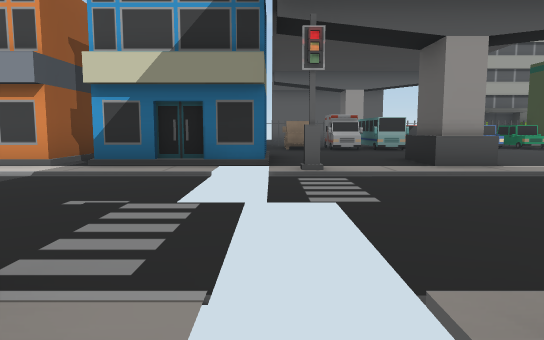
View 1 (above)

24 first-person views from a walk through a Unity game level. The camera is 1.2 m above the floor, tilts 6° down and sees 70° across. The floor is counted in squares, 2.29 m on a side. Each view is taken from the middle of a square. On the plan, view 1 faces up. The plan holds only what a view shows up to about 10 squares ahead; the rest is blank. The place goes on beyond the plan. The player character is not drawn. Door leaves are left out, so doorways stand open. Some surface patterns are stand-ins.

View 2
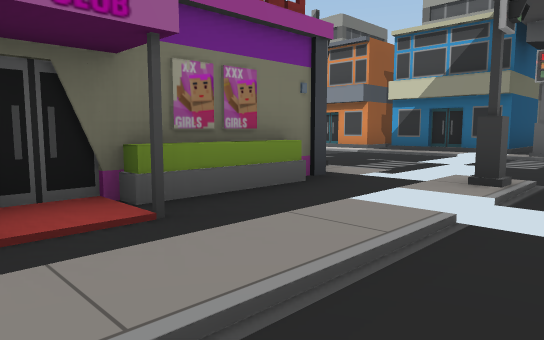

View 3
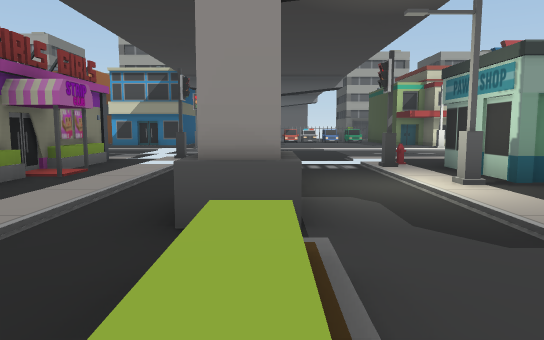

View 4
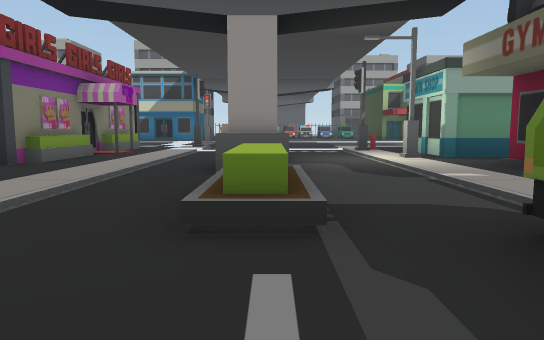

View 5
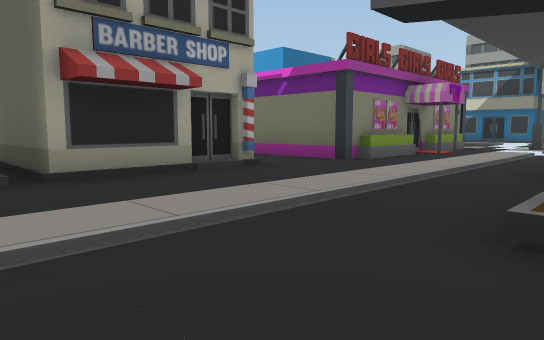

View 6
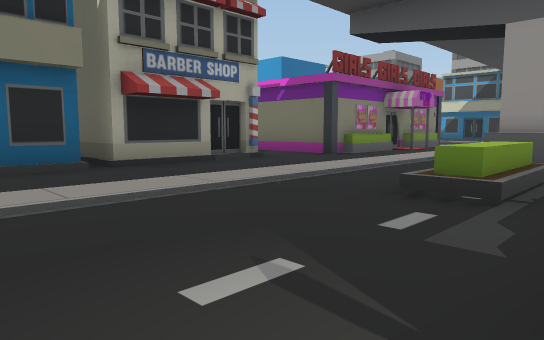

View 7
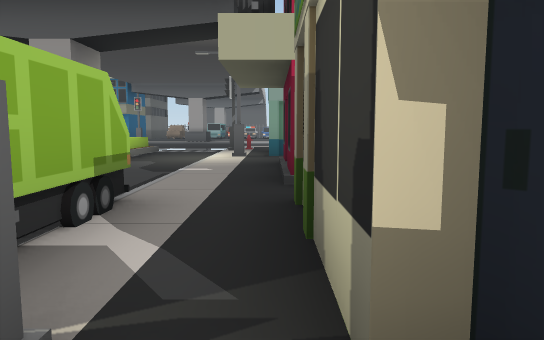

View 8
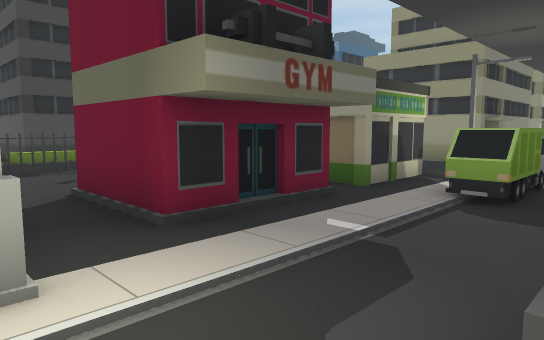

View 9
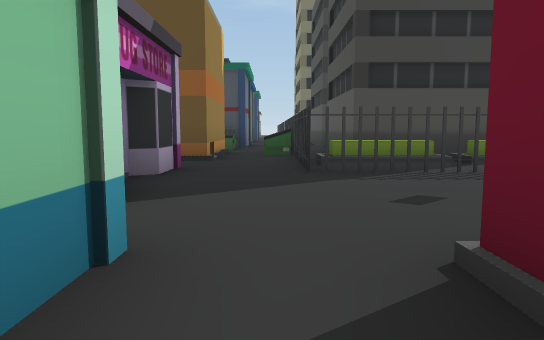

View 10
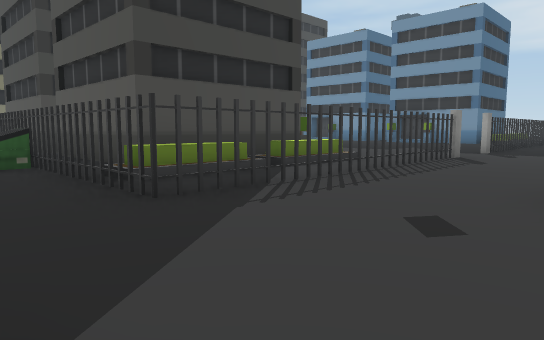

View 11
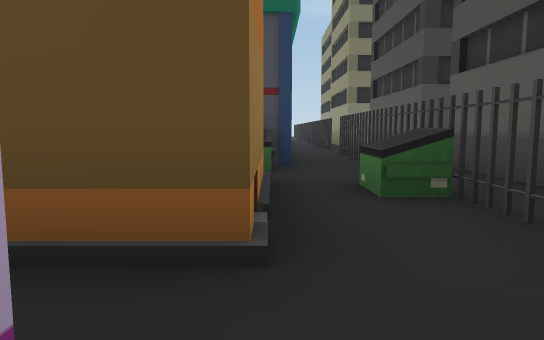

View 12
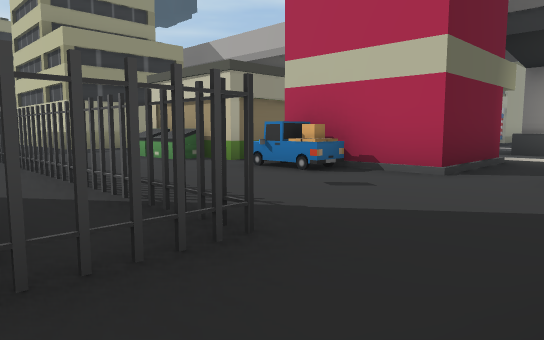

View 13
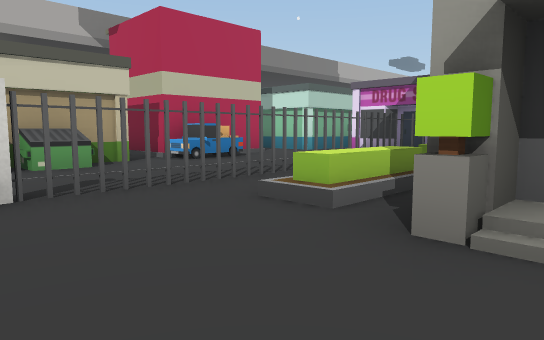

View 14
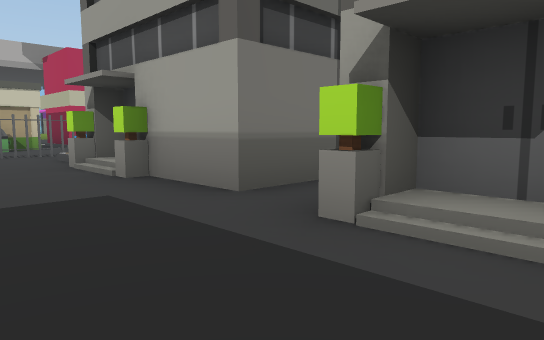

View 15
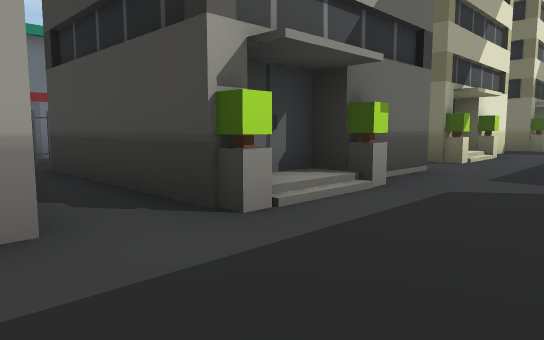

View 16
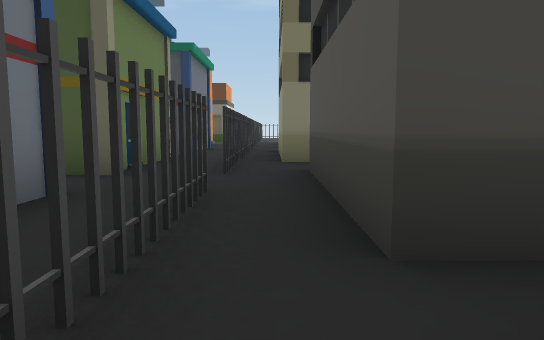

View 17
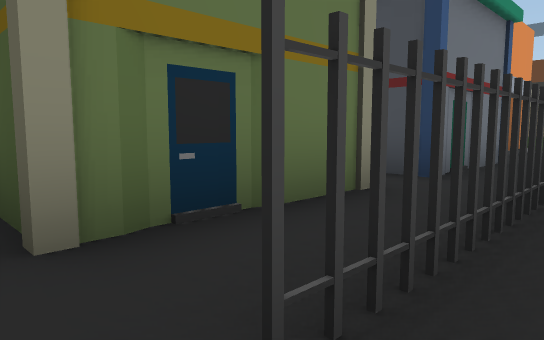

View 18
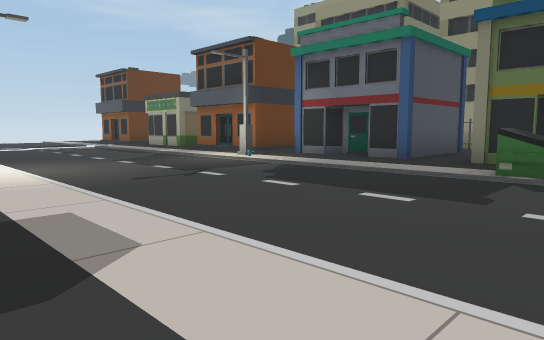

View 19
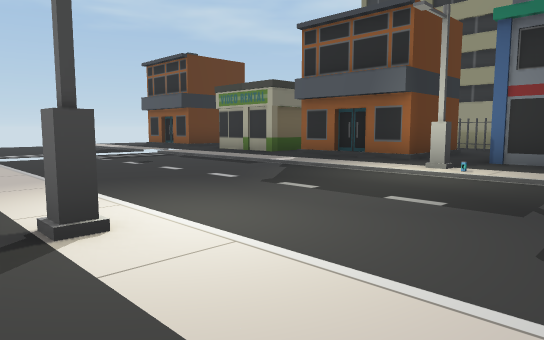

View 20
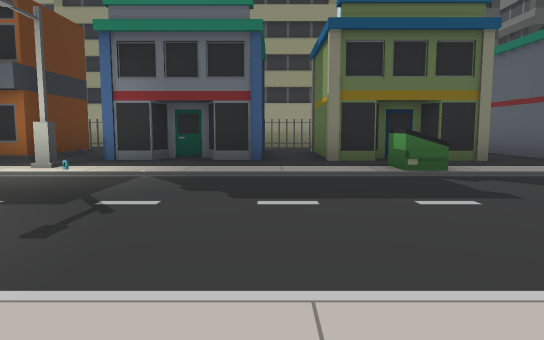

View 21
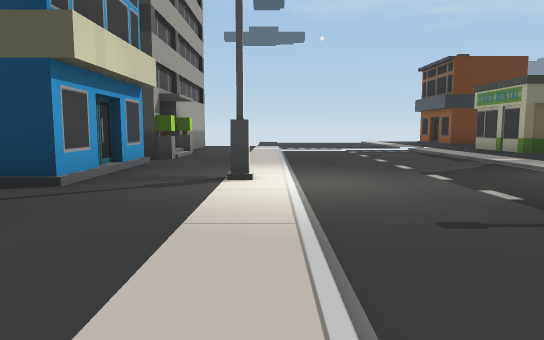

View 22
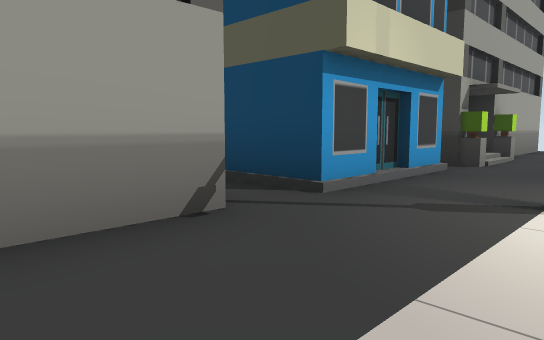

View 23
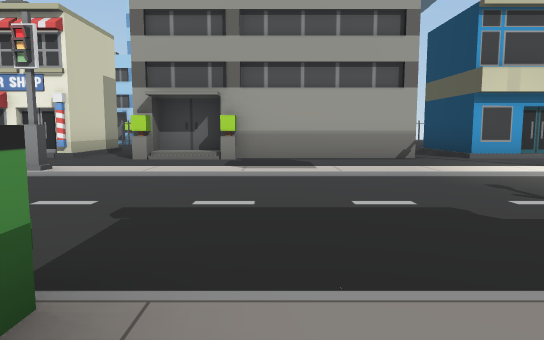

View 24
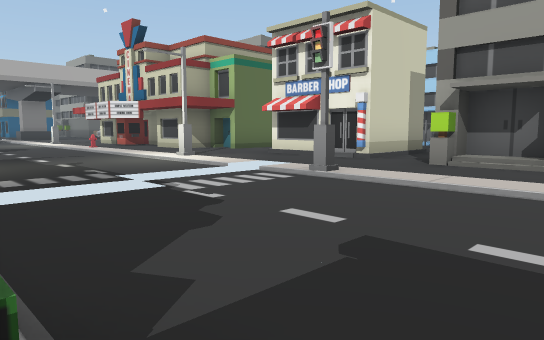

### Floor plan
Key: @ floor where view 1 was taken; # wall or solid block; x gap in a wall; . floor; / step, stairs or slope; D open door; O other object.
Columns run from 5 left of view 1 to 37 right of it. Each row starts with its distance up from view 1.
 11       OOO
 10      .OOO
  9      .... ..             O.     .O
  8      #... ..             #.###  .#
  7     ##.....          ....O.OO###.###O/####
  6 OO.##O..#.          ....................
  5  ....x....         ...O.. #......O......
  4   ... ...         ....... .............. ..
  3   ... ..          ....... .............. ..
  2    .. .. ....        .... ..............
  1       #  ....             ..O....O......
  0     #@     ..             ..............
 -1     #.....O.#  O         #.###OOOOO##.##
 -2     #O../..#   ###.#     #.####  ###  #
 -3     #.../.O###.....###O###.##O####.   #
 -4     #.../........O.OOOOOOODOOOOOO O
 -5   ###...#...##...O/..........###.
 -6    ...../...##O..O/####.####.
 -7     #.../..##OO..O/## #.##
 -8     #.../.O###...O/####.### ###  #
 -9    ##.....O#  O..O/O/O#.OO#.O.O..O
-10     O....OO.# O..O.............
-11     O .... ..  ...... ....

Where each view was taken, in squares from view 1:
view 1: 0 up, 0 right, facing up
view 2: 3 down, 2 right, facing up-left
view 3: 8 down, 3 right, facing up
view 4: 10 down, 3 right, facing up
view 5: 10 down, 3 right, facing up-left
view 6: 11 down, 4 right, facing up-left
view 7: 11 down, 6 right, facing up
view 8: 3 down, 3 right, facing down-right
view 9: 4 down, 7 right, facing right
view 10: 3 down, 9 right, facing down-right
view 11: 3 down, 12 right, facing right
view 12: 3 down, 13 right, facing down-left
view 13: 11 down, 15 right, facing up-left
view 14: 11 down, 20 right, facing up-left
view 15: 11 down, 17 right, facing up-right
view 16: 5 down, 17 right, facing right
view 17: 5 down, 21 right, facing up-right
view 18: 6 up, 22 right, facing down-right
view 19: 6 up, 26 right, facing down-right
view 20: 6 up, 25 right, facing down
view 21: 5 up, 24 right, facing right
view 22: 5 up, 25 right, facing up-right
view 23: 0 up, 24 right, facing up
view 24: 1 up, 24 right, facing up-left
